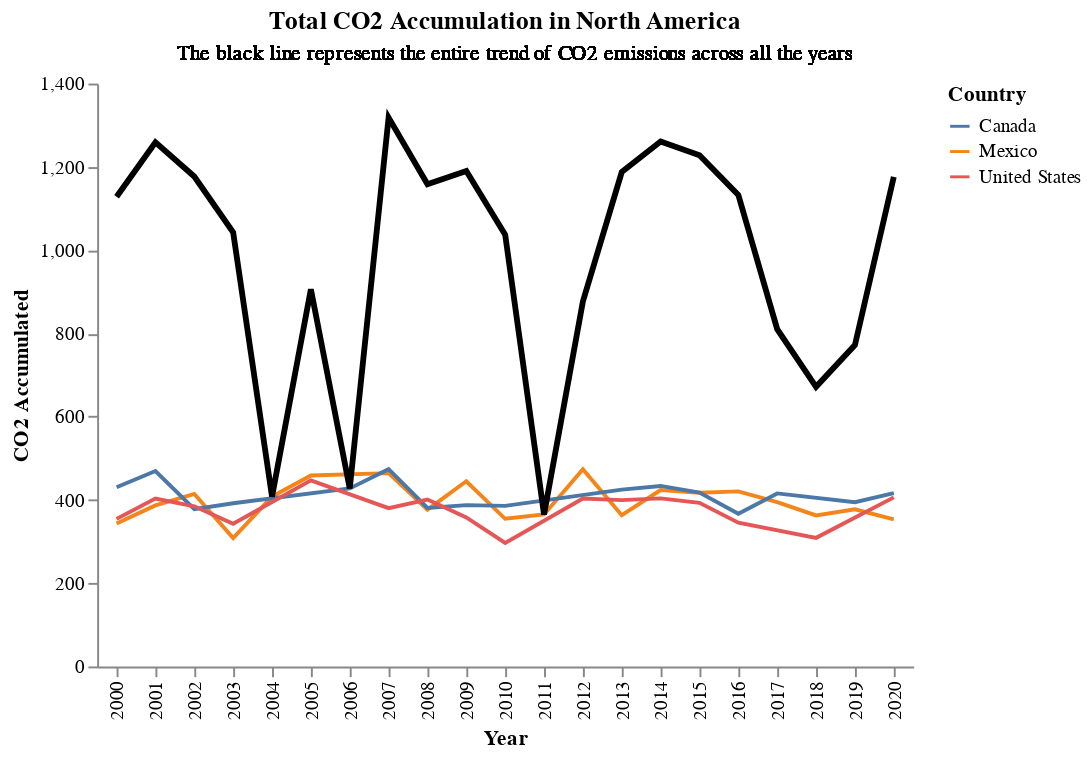

The notebook cell saved with this chart:
### Code cell
# General trend of CO2 emissions across all the years

line_chart = alt.Chart(CO2_df).mark_line().encode(
    x = alt.X("Year_Recorded:O", title = "Year"),
    y = alt.Y("Avg_CO2_Emissions", title = "CO2 Accumulated" , axis = alt.Axis(grid = False)),
    color = alt.Color("Country_Name", title = "Country")
).properties(
    title = "Total CO2 Accumulation in North America"
)

subtext = alt.Chart(CO2_df).mark_text(
    #align = 'left',
    baseline = 'bottom',
    dx = 5,
    dy = -160
).encode(
    text = alt.value("The black line represents the entire trend of CO2 emissions across all the years")
)

alt.layer(line_chart, line, subtext).configure_view(
    strokeWidth = 0
)

### Figure 1 — Vega-Lite specification as saved in the notebook (floating-point values rounded to 4 significant figures)
{"config": {"view": {"continuousWidth": 300, "continuousHeight": 300, "strokeWidth": 0}}, "layer": [{"mark": {"type": "line"}, "encoding": {"color": {"field": "Country_Name", "title": "Country", "type": "nominal"}, "x": {"field": "Year_Recorded", "title": "Year", "type": "ordinal"}, "y": {"axis": {"grid": false}, "field": "Avg_CO2_Emissions", "title": "CO2 Accumulated", "type": "quantitative"}}, "title": "Total CO2 Accumulation in North America"}, {"mark": {"type": "line", "color": "black", "size": 3}, "encoding": {"x": {"field": "Year_Recorded", "type": "ordinal"}, "y": {"aggregate": "sum", "field": "Avg_CO2_Emissions", "type": "quantitative"}}}, {"mark": {"type": "text", "baseline": "bottom", "dx": 5, "dy": -160}, "encoding": {"text": {"value": "The black line represents the entire trend of CO2 emissions across all the years"}}}], "data": {"name": "data-3c741118981e5838f3f0ebc351ae6020"}, "$schema": "https://vega.github.io/schema/vega-lite/v5.16.3.json", "datasets": {"data-3c741118981e5838f3f0ebc351ae6020": [{"Country_Name": "Mexico              ", "Year_Recorded": 2000, "Avg_Temperature": 14.17, "Max_Temperature": 14.17, "Max_CO2_Emissions": 343.4, "Avg_CO2_Emissions": 343.4}, {"Country_Name": "Canada              ", "Year_Recorded": 2000, "Avg_Temperature": 8.705, "Max_Temperature": 13.31, "Max_CO2_Emissions": 440.5, "Avg_CO2_Emissions": 430.3}, {"Country_Name": "United States       ", "Year_Recorded": 2000, "Avg_Temperature": 13.5, "Max_Temperature": 13.5, "Max_CO2_Emissions": 354.4, "Avg_CO2_Emissions": 354.4}, {"Country_Name": "Mexico              ", "Year_Recorded": 2001, "Avg_Temperature": 12.97, "Max_Temperature": 16.13, "Max_CO2_Emissions": 413.0, "Avg_CO2_Emissions": 386.7}, {"Country_Name": "Canada              ", "Year_Recorded": 2001, "Avg_Temperature": 12.76, "Max_Temperature": 12.76, "Max_CO2_Emissions": 469.4, "Avg_CO2_Emissions": 469.4}, {"Country_Name": "United States       ", "Year_Recorded": 2001, "Avg_Temperature": 20.6, "Max_Temperature": 20.6, "Max_CO2_Emissions": 403.0, "Avg_CO2_Emissions": 403.0}, {"Country_Name": "Canada              ", "Year_Recorded": 2002, "Avg_Temperature": 9.25, "Max_Temperature": 9.502, "Max_CO2_Emissions": 416.0, "Avg_CO2_Emissions": 377.7}, {"Country_Name": "Mexico              ", "Year_Recorded": 2002, "Avg_Temperature": 15.18, "Max_Temperature": 15.54, "Max_CO2_Emissions": 453.1, "Avg_CO2_Emissions": 414.5}, {"Country_Name": "United States       ", "Year_Recorded": 2002, "Avg_Temperature": 20.56, "Max_Temperature": 20.56, "Max_CO2_Emissions": 384.6, "Avg_CO2_Emissions": 384.6}, {"Country_Name": "Canada              ", "Year_Recorded": 2003, "Avg_Temperature": 13.22, "Max_Temperature": 18.8, "Max_CO2_Emissions": 415.7, "Avg_CO2_Emissions": 391.9}, {"Country_Name": "Mexico              ", "Year_Recorded": 2003, "Avg_Temperature": 23.17, "Max_Temperature": 23.17, "Max_CO2_Emissions": 308.3, "Avg_CO2_Emissions": 308.3}, {"Country_Name": "United States       ", "Year_Recorded": 2003, "Avg_Temperature": 17.57, "Max_Temperature": 17.57, "Max_CO2_Emissions": 342.6, "Avg_CO2_Emissions": 342.6}, {"Country_Name": "Mexico              ", "Year_Recorded": 2004, "Avg_Temperature": 16.74, "Max_Temperature": 16.74, "Max_CO2_Emissions": 407.8, "Avg_CO2_Emissions": 407.8}, {"Country_Name": "United States       ", "Year_Recorded": 2005, "Avg_Temperature": 23.91, "Max_Temperature": 24.61, "Max_CO2_Emissions": 492.1, "Avg_CO2_Emissions": 447.1}, {"Country_Name": "Mexico              ", "Year_Recorded": 2005, "Avg_Temperature": 12.9, "Max_Temperature": 15.73, "Max_CO2_Emissions": 528.4, "Avg_CO2_Emissions": 458.8}, {"Country_Name": "Canada              ", "Year_Recorded": 2006, "Avg_Temperature": 10.86, "Max_Temperature": 10.86, "Max_CO2_Emissions": 427.4, "Avg_CO2_Emissions": 427.4}, {"Country_Name": "Mexico              ", "Year_Recorded": 2007, "Avg_Temperature": 25.45, "Max_Temperature": 25.88, "Max_CO2_Emissions": 486.8, "Avg_CO2_Emissions": 464.3}, {"Country_Name": "Canada              ", "Year_Recorded": 2007, "Avg_Temperature": 13.8, "Max_Temperature": 18.84, "Max_CO2_Emissions": 487.8, "Avg_CO2_Emissions": 473.8}, {"Country_Name": "United States       ", "Year_Recorded": 2007, "Avg_Temperature": 17.09, "Max_Temperature": 21.16, "Max_CO2_Emissions": 404.6, "Avg_CO2_Emissions": 380.2}, {"Country_Name": "Canada              ", "Year_Recorded": 2008, "Avg_Temperature": 11.1, "Max_Temperature": 12.98, "Max_CO2_Emissions": 471.7, "Avg_CO2_Emissions": 380.8}, {"Country_Name": "Mexico              ", "Year_Recorded": 2008, "Avg_Temperature": 18.53, "Max_Temperature": 18.53, "Max_CO2_Emissions": 376.5, "Avg_CO2_Emissions": 376.5}, {"Country_Name": "United States       ", "Year_Recorded": 2008, "Avg_Temperature": 16.75, "Max_Temperature": 26.43, "Max_CO2_Emissions": 443.1, "Avg_CO2_Emissions": 400.8}, {"Country_Name": "Canada              ", "Year_Recorded": 2009, "Avg_Temperature": 15.87, "Max_Temperature": 20.71, "Max_CO2_Emissions": 429.1, "Avg_CO2_Emissions": 387.5}, {"Country_Name": "Mexico              ", "Year_Recorded": 2009, "Avg_Temperature": 18.48, "Max_Temperature": 18.48, "Max_CO2_Emissions": 444.7, "Avg_CO2_Emissions": 444.7}, {"Country_Name": "United States       ", "Year_Recorded": 2009, "Avg_Temperature": 19.89, "Max_Temperature": 19.89, "Max_CO2_Emissions": 357.9, "Avg_CO2_Emissions": 357.9}, {"Country_Name": "Canada              ", "Year_Recorded": 2010, "Avg_Temperature": 17.36, "Max_Temperature": 17.36, "Max_CO2_Emissions": 385.7, "Avg_CO2_Emissions": 385.7}, {"Country_Name": "United States       ", "Year_Recorded": 2010, "Avg_Temperature": 22.53, "Max_Temperature": 22.53, "Max_CO2_Emissions": 296.6, "Avg_CO2_Emissions": 296.6}, {"Country_Name": "Mexico              ", "Year_Recorded": 2010, "Avg_Temperature": 16.45, "Max_Temperature": 16.45, "Max_CO2_Emissions": 354.7, "Avg_CO2_Emissions": 354.7}, {"Country_Name": "Mexico              ", "Year_Recorded": 2011, "Avg_Temperature": 8.511, "Max_Temperature": 12.91, "Max_CO2_Emissions": 383.2, "Avg_CO2_Emissions": 365.0}, {"Country_Name": "Mexico              ", "Year_Recorded": 2012, "Avg_Temperature": 15.8, "Max_Temperature": 19.04, "Max_CO2_Emissions": 494.1, "Avg_CO2_Emissions": 473.5}, {"Country_Name": "United States       ", "Year_Recorded": 2012, "Avg_Temperature": 10.65, "Max_Temperature": 10.65, "Max_CO2_Emissions": 403.2, "Avg_CO2_Emissions": 403.2}, {"Country_Name": "Canada              ", "Year_Recorded": 2013, "Avg_Temperature": 18.21, "Max_Temperature": 18.21, "Max_CO2_Emissions": 424.6, "Avg_CO2_Emissions": 424.6}, {"Country_Name": "Mexico              ", "Year_Recorded": 2013, "Avg_Temperature": 14.36, "Max_Temperature": 14.36, "Max_CO2_Emissions": 363.3, "Avg_CO2_Emissions": 363.3}, {"Country_Name": "United States       ", "Year_Recorded": 2013, "Avg_Temperature": 17.15, "Max_Temperature": 20.8, "Max_CO2_Emissions": 460.6, "Avg_CO2_Emissions": 399.5}, {"Country_Name": "Canada              ", "Year_Recorded": 2014, "Avg_Temperature": 18.54, "Max_Temperature": 18.54, "Max_CO2_Emissions": 433.5, "Avg_CO2_Emissions": 433.5}, {"Country_Name": "Mexico              ", "Year_Recorded": 2014, "Avg_Temperature": 19.84, "Max_Temperature": 19.84, "Max_CO2_Emissions": 423.6, "Avg_CO2_Emissions": 423.6}, {"Country_Name": "United States       ", "Year_Recorded": 2014, "Avg_Temperature": 4.419, "Max_Temperature": 4.419, "Max_CO2_Emissions": 403.8, "Avg_CO2_Emissions": 403.8}, {"Country_Name": "Mexico              ", "Year_Recorded": 2015, "Avg_Temperature": 12.96, "Max_Temperature": 21.7, "Max_CO2_Emissions": 437.9, "Avg_CO2_Emissions": 417.3}, {"Country_Name": "Canada              ", "Year_Recorded": 2015, "Avg_Temperature": 18.49, "Max_Temperature": 24.67, "Max_CO2_Emissions": 506.5, "Avg_CO2_Emissions": 417.6}, {"Country_Name": "United States       ", "Year_Recorded": 2015, "Avg_Temperature": 14.82, "Max_Temperature": 18.61, "Max_CO2_Emissions": 442.9, "Avg_CO2_Emissions": 392.9}, {"Country_Name": "Canada              ", "Year_Recorded": 2016, "Avg_Temperature": 14.39, "Max_Temperature": 17.53, "Max_CO2_Emissions": 392.8, "Avg_CO2_Emissions": 366.6}, {"Country_Name": "Mexico              ", "Year_Recorded": 2016, "Avg_Temperature": 12.55, "Max_Temperature": 15.01, "Max_CO2_Emissions": 448.9, "Avg_CO2_Emissions": 420.5}, {"Country_Name": "United States       ", "Year_Recorded": 2016, "Avg_Temperature": 21.97, "Max_Temperature": 21.97, "Max_CO2_Emissions": 345.2, "Avg_CO2_Emissions": 345.2}, {"Country_Name": "Canada              ", "Year_Recorded": 2017, "Avg_Temperature": 14.1, "Max_Temperature": 19.74, "Max_CO2_Emissions": 433.0, "Avg_CO2_Emissions": 415.6}, {"Country_Name": "Mexico              ", "Year_Recorded": 2017, "Avg_Temperature": 14.43, "Max_Temperature": 17.38, "Max_CO2_Emissions": 447.6, "Avg_CO2_Emissions": 394.5}, {"Country_Name": "Mexico              ", "Year_Recorded": 2018, "Avg_Temperature": 18.47, "Max_Temperature": 18.47, "Max_CO2_Emissions": 362.6, "Avg_CO2_Emissions": 362.6}, {"Country_Name": "United States       ", "Year_Recorded": 2018, "Avg_Temperature": 24.82, "Max_Temperature": 24.82, "Max_CO2_Emissions": 308.9, "Avg_CO2_Emissions": 308.9}, {"Country_Name": "Canada              ", "Year_Recorded": 2019, "Avg_Temperature": 15.7, "Max_Temperature": 18.28, "Max_CO2_Emissions": 437.5, "Avg_CO2_Emissions": 394.4}, {"Country_Name": "Mexico              ", "Year_Recorded": 2019, "Avg_Temperature": 2.339, "Max_Temperature": 2.339, "Max_CO2_Emissions": 377.4, "Avg_CO2_Emissions": 377.4}, {"Country_Name": "Mexico              ", "Year_Recorded": 2020, "Avg_Temperature": 17.6, "Max_Temperature": 20.08, "Max_CO2_Emissions": 385.5, "Avg_CO2_Emissions": 353.0}, {"Country_Name": "Canada              ", "Year_Recorded": 2020, "Avg_Temperature": 12.22, "Max_Temperature": 12.22, "Max_CO2_Emissions": 416.5, "Avg_CO2_Emissions": 416.5}, {"Country_Name": "United States       ", "Year_Recorded": 2020, "Avg_Temperature": 15.56, "Max_Temperature": 16.44, "Max_CO2_Emissions": 427.6, "Avg_CO2_Emissions": 406.1}]}}
